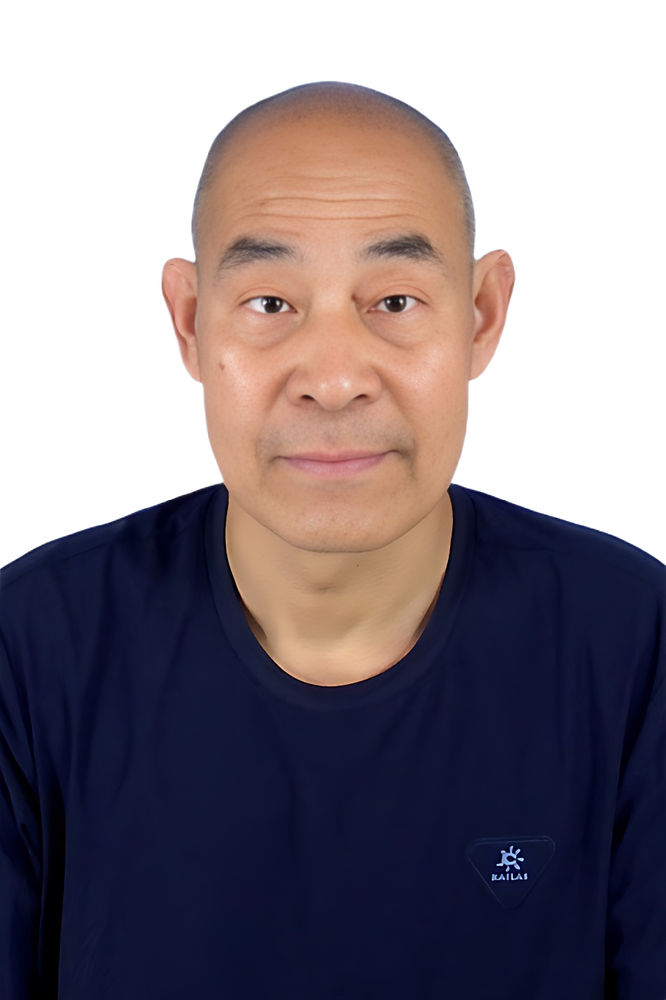
#> input picture output.png, 666 x 1000 px, shrunk from 944 x 1418 before the run, found by its file name
$ python remove.py
#> lines starting #> are read from the running program, lines starting #| are printed output that depends on the picture
from PIL import Image, ImageDraw
import requests
from io import BytesIO

def add_blue_background(input_image_url, output_image_path):
    # Download the image from the URL
#> called with output_image_path = 'image_with_blue_background.jpg'
    response = requests.get(input_image_url)

    if response.status_code != 200:
        print(f"Failed to download image from {input_image_url}. Status code: {response.status_code}")
        return

    # Open the downloaded image
    image = Image.open(BytesIO(response.content))
#> image is the input picture: PIL image 666x1000 RGBA; mean R, G, B, A 54.5, 45.8, 53.1, 166.7

    # Create a new image with a blue background
    new_image = Image.new("RGB", image.size, "blue")
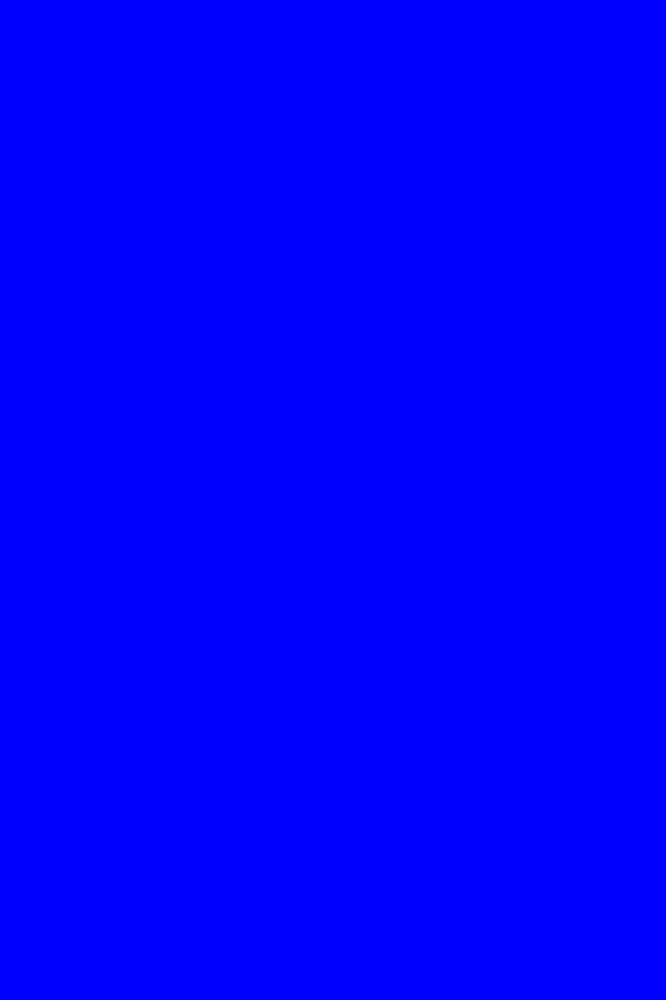
#> new_image: PIL image 666x1000 RGB; mean R, G, B 0, 0, 255

    # Paste the original image onto the new image
    new_image.paste(image, (0, 0), image)
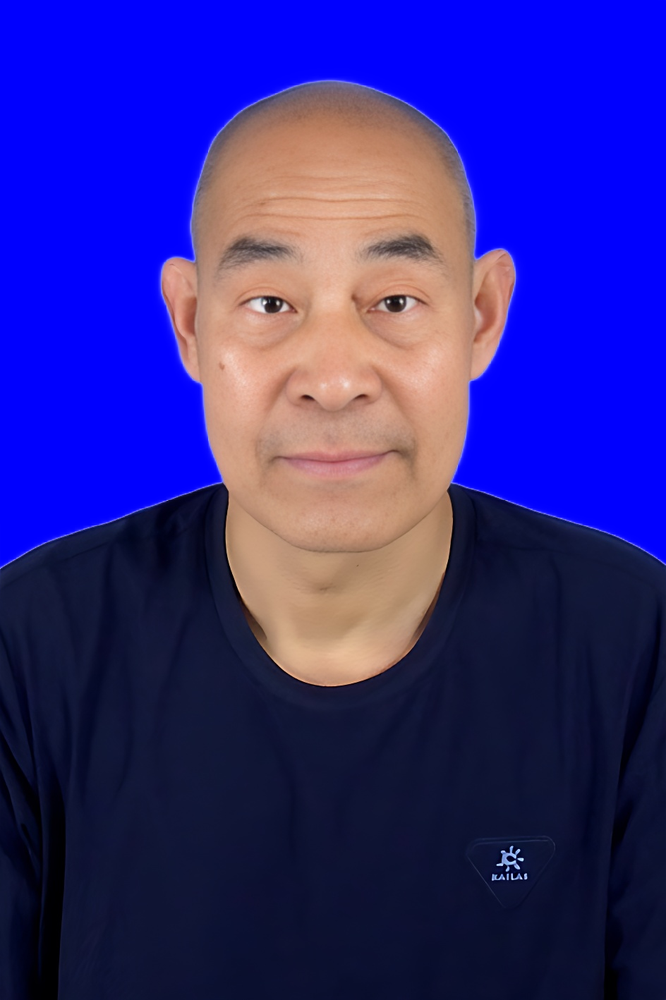
#> new_image: PIL image 666x1000 RGB; mean R, G, B 48.4, 39.7, 135.5

    # Save the result
    new_image.save(output_image_path)

if __name__ == "__main__":
    input_image_url = "https://replicate.delivery/pbxt/9dUxJ8S12LJlPhxWXRzWsMMjFLFe1iEjVtmw3PfEMWc1kcVSA/output.png"
    output_image_path = "image_with_blue_background.jpg"

    add_blue_background(input_image_url, output_image_path)
